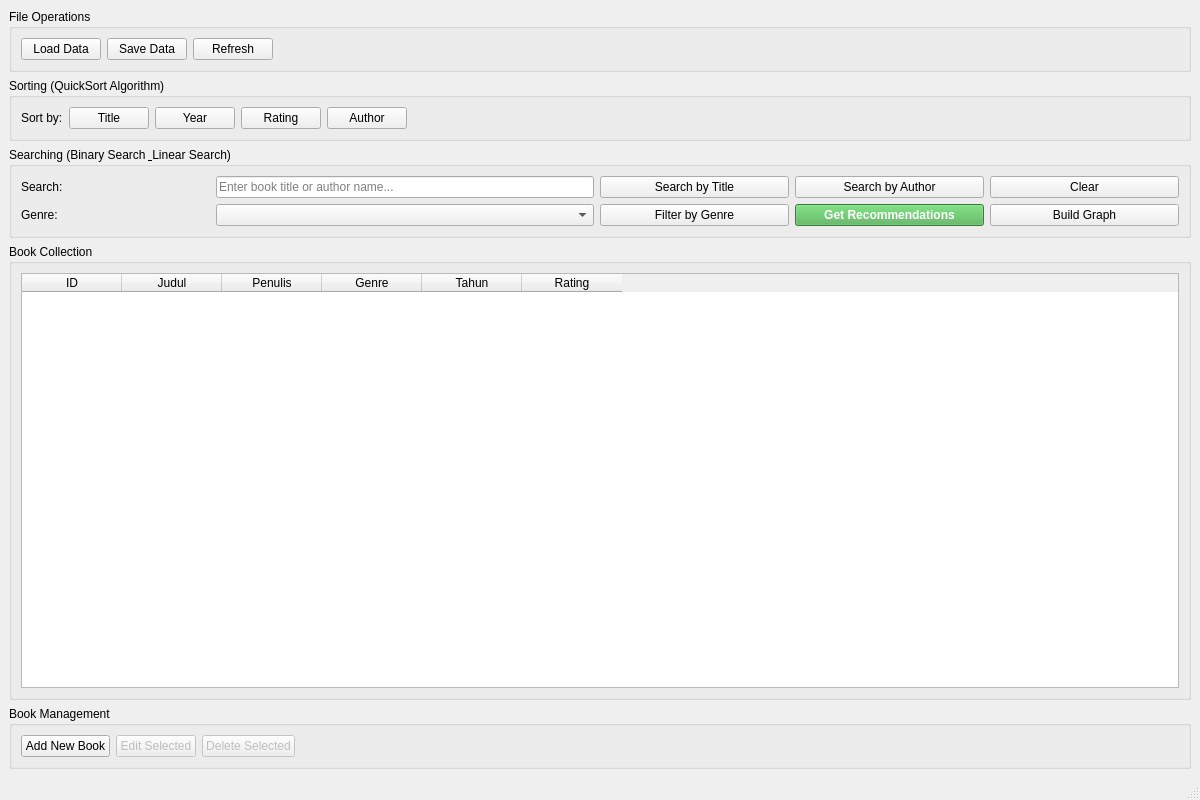
<?xml version="1.0" encoding="UTF-8"?>
<ui version="4.0">
 <class>MainWindow</class>
 <widget class="QMainWindow" name="MainWindow">
  <property name="geometry">
   <rect>
    <x>0</x>
    <y>0</y>
    <width>1200</width>
    <height>800</height>
   </rect>
  </property>
  <property name="windowTitle">
   <string>Perpustakaan Digital</string>
  </property>
  <widget class="QWidget" name="centralwidget">
   <layout class="QVBoxLayout" name="verticalLayout">
    <item>
     <widget class="QGroupBox" name="groupFile">
      <property name="title">
       <string>File Operations</string>
      </property>
      <layout class="QHBoxLayout" name="horizontalLayout">
       <item>
        <widget class="QPushButton" name="btnLoadData">
         <property name="text">
          <string>Load Data</string>
         </property>
        </widget>
       </item>
       <item>
        <widget class="QPushButton" name="btnSaveData">
         <property name="text">
          <string>Save Data</string>
         </property>
        </widget>
       </item>
       <item>
        <widget class="QPushButton" name="btnRefresh">
         <property name="text">
          <string>Refresh</string>
         </property>
        </widget>
       </item>
       <item>
        <spacer name="horizontalSpacer">
         <property name="orientation">
          <enum>Qt::Horizontal</enum>
         </property>
         <property name="sizeHint" stdset="0">
          <size>
           <width>40</width>
           <height>20</height>
          </size>
         </property>
        </spacer>
       </item>
      </layout>
     </widget>
    </item>
    <item>
     <widget class="QGroupBox" name="groupSort">
      <property name="title">
       <string>Sorting (QuickSort Algorithm)</string>
      </property>
      <layout class="QHBoxLayout" name="horizontalLayout_2">
       <item>
        <widget class="QLabel" name="labelSort">
         <property name="text">
          <string>Sort by:</string>
         </property>
        </widget>
       </item>
       <item>
        <widget class="QPushButton" name="btnSortTitle">
         <property name="text">
          <string>Title</string>
         </property>
         <property name="toolTip">
          <string>Sort books by title (A-Z / Z-A)</string>
         </property>
        </widget>
       </item>
       <item>
        <widget class="QPushButton" name="btnSortYear">
         <property name="text">
          <string>Year</string>
         </property>
         <property name="toolTip">
          <string>Sort books by publication year</string>
         </property>
        </widget>
       </item>
       <item>
        <widget class="QPushButton" name="btnSortRating">
         <property name="text">
          <string>Rating</string>
         </property>
         <property name="toolTip">
          <string>Sort books by rating</string>
         </property>
        </widget>
       </item>
       <item>
        <widget class="QPushButton" name="btnSortAuthor">
         <property name="text">
          <string>Author</string>
         </property>
         <property name="toolTip">
          <string>Sort books by author name</string>
         </property>
        </widget>
       </item>
       <item>
        <spacer name="horizontalSpacer_2">
         <property name="orientation">
          <enum>Qt::Horizontal</enum>
         </property>
         <property name="sizeHint" stdset="0">
          <size>
           <width>40</width>
           <height>20</height>
          </size>
         </property>
        </spacer>
       </item>
      </layout>
     </widget>
    </item>
    <item>
     <widget class="QGroupBox" name="groupSearch">
      <property name="title">
       <string>Searching (Binary Search &amp; Linear Search)</string>
      </property>
      <layout class="QGridLayout" name="gridLayout">
       <item row="0" column="0">
        <widget class="QLabel" name="labelSearch">
         <property name="text">
          <string>Search:</string>
         </property>
        </widget>
       </item>
       <item row="0" column="1" colspan="2">
        <widget class="QLineEdit" name="lineSearch">
         <property name="placeholderText">
          <string>Enter book title or author name...</string>
         </property>
        </widget>
       </item>
       <item row="0" column="3">
        <widget class="QPushButton" name="btnSearch">
         <property name="text">
          <string>Search by Title</string>
         </property>
         <property name="toolTip">
          <string>Binary search by exact title (case-insensitive)</string>
         </property>
        </widget>
       </item>
       <item row="0" column="4">
        <widget class="QPushButton" name="btnSearchByAuthor">
         <property name="text">
          <string>Search by Author</string>
         </property>
         <property name="toolTip">
          <string>Linear search by author name (partial match)</string>
         </property>
        </widget>
       </item>
       <item row="0" column="5">
        <widget class="QPushButton" name="btnClearSearch">
         <property name="text">
          <string>Clear</string>
         </property>
        </widget>
       </item>
       <item row="1" column="0">
        <widget class="QLabel" name="labelGenre">
         <property name="text">
          <string>Genre:</string>
         </property>
        </widget>
       </item>
       <item row="1" column="1" colspan="2">
        <widget class="QComboBox" name="comboGenre">
         <property name="toolTip">
          <string>Select a genre to filter books</string>
         </property>
        </widget>
       </item>
       <item row="1" column="3">
        <widget class="QPushButton" name="btnSearchByGenre">
         <property name="text">
          <string>Filter by Genre</string>
         </property>
         <property name="toolTip">
          <string>Show all books in selected genre</string>
         </property>
        </widget>
       </item>
       <item row="1" column="4">
        <widget class="QPushButton" name="btnRecommend">
         <property name="text">
          <string>Get Recommendations</string>
         </property>
         <property name="toolTip">
          <string>Get book recommendations based on genre graph (BFS algorithm)</string>
         </property>
         <property name="styleSheet">
          <string notr="true">background-color: #4CAF50; color: white; font-weight: bold;</string>
         </property>
        </widget>
       </item>
       <item row="1" column="5">
        <widget class="QPushButton" name="btnBuildGraph">
         <property name="text">
          <string>Build Graph</string>
         </property>
         <property name="toolTip">
          <string>Rebuild genre recommendation graph</string>
         </property>
        </widget>
       </item>
      </layout>
     </widget>
    </item>
    <item>
     <widget class="QGroupBox" name="groupTable">
      <property name="title">
       <string>Book Collection</string>
      </property>
      <layout class="QVBoxLayout" name="verticalLayout_2">
       <item>
        <widget class="QTableWidget" name="tableBooks">
         <property name="alternatingRowColors">
          <bool>true</bool>
         </property>
         <property name="selectionMode">
          <enum>QAbstractItemView::SingleSelection</enum>
         </property>
         <property name="selectionBehavior">
          <enum>QAbstractItemView::SelectRows</enum>
         </property>
         <property name="sortingEnabled">
          <bool>false</bool>
         </property>
         <column>
          <property name="text">
           <string>ID</string>
          </property>
         </column>
         <column>
          <property name="text">
           <string>Judul</string>
          </property>
         </column>
         <column>
          <property name="text">
           <string>Penulis</string>
          </property>
         </column>
         <column>
          <property name="text">
           <string>Genre</string>
          </property>
         </column>
         <column>
          <property name="text">
           <string>Tahun</string>
          </property>
         </column>
         <column>
          <property name="text">
           <string>Rating</string>
          </property>
         </column>
        </widget>
       </item>
      </layout>
     </widget>
    </item>
    <item>
     <widget class="QGroupBox" name="groupCRUD">
      <property name="title">
       <string>Book Management</string>
      </property>
      <layout class="QHBoxLayout" name="horizontalLayout_3">
       <item>
        <widget class="QPushButton" name="btnAddBook">
         <property name="text">
          <string>Add New Book</string>
         </property>
        </widget>
       </item>
       <item>
        <widget class="QPushButton" name="btnEditBook">
         <property name="enabled">
          <bool>false</bool>
         </property>
         <property name="text">
          <string>Edit Selected</string>
         </property>
        </widget>
       </item>
       <item>
        <widget class="QPushButton" name="btnDeleteBook">
         <property name="enabled">
          <bool>false</bool>
         </property>
         <property name="text">
          <string>Delete Selected</string>
         </property>
        </widget>
       </item>
       <item>
        <spacer name="horizontalSpacer_3">
         <property name="orientation">
          <enum>Qt::Horizontal</enum>
         </property>
         <property name="sizeHint" stdset="0">
          <size>
           <width>40</width>
           <height>20</height>
          </size>
         </property>
        </spacer>
       </item>
      </layout>
     </widget>
    </item>
   </layout>
  </widget>
  <widget class="QMenuBar" name="menubar">
   <property name="geometry">
    <rect>
     <x>0</x>
     <y>0</y>
     <width>1200</width>
     <height>21</height>
    </rect>
   </property>
  </widget>
  <widget class="QStatusBar" name="statusbar"/>
 </widget>
 <resources/>
 <connections/>
</ui>
